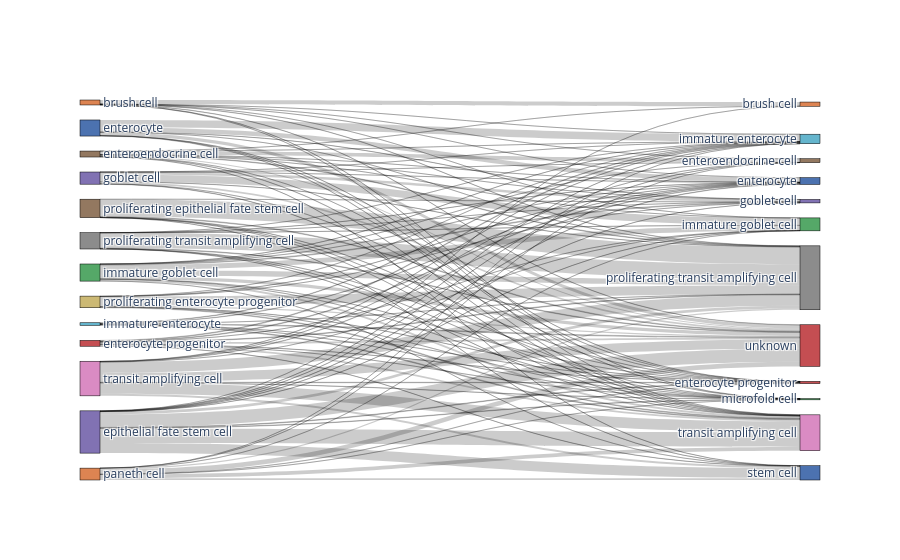
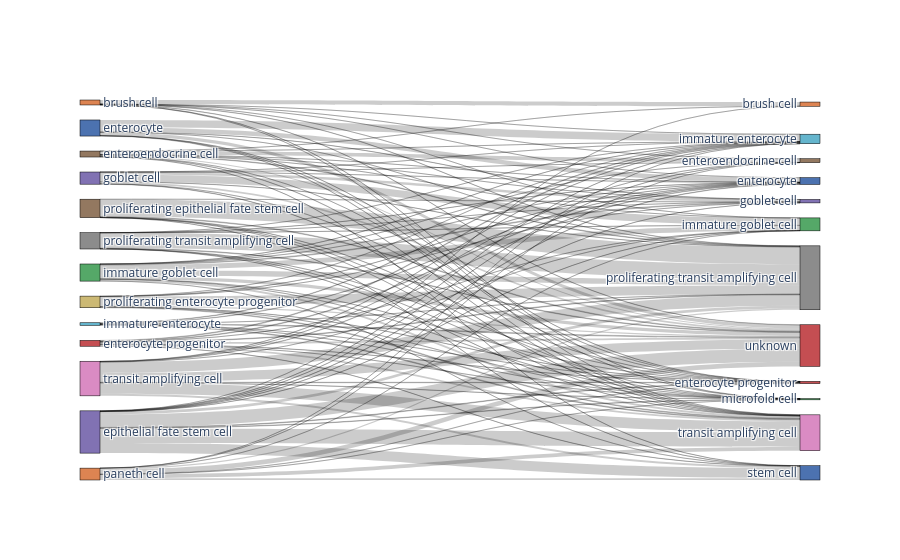

These figures' notebook cell, in order:
### Code cell
%matplotlib inline

bc.tl.report(
    adata_pred=adata_predicted,
    celltype=celltype_test, 
    method=method, 
    analysis_name=analysis_name,
    train_datasets = adata_trains,
    test_dataset = adata_orig,
    merge = merge,
    name_prediction='auto_annot', 
    name_report='auto_annot', 
    use_raw=use_raw,
    remove_nonshared=True, 
    clustering='leiden', 
    asymmetric_matrix=True, 
    delimiter='\t', 
    verbose=True
)

### Figure 1 — Plotly figure (JSON) as saved in the notebook; plotly's stock layout.template omitted (floating-point values rounded to 4 significant figures)
{"data": [{"link": {"source": [7, 7, 7, 7, 7, 7, 7, 7, 7, 2, 2, 2, 2, 2, 2, 2, 2, 1, 1, 1, 1, 1, 1, 1, 8, 8, 8, 8, 8, 8, 8, 8, 8, 8, 4, 4, 4, 4, 4, 4, 4, 4, 4, 4, 4, 0, 0, 0, 0, 0, 0, 0, 0, 0, 3, 3, 3, 3, 3, 3, 3, 3, 3, 3, 3, 3, 10, 10, 10, 10, 10, 10, 10, 6, 6, 6, 6, 6, 6, 6, 6, 6, 12, 12, 12, 12, 12, 12, 12, 12, 12, 9, 9, 9, 9, 9, 9, 9, 9, 11, 11, 11, 11, 11, 11, 11, 11, 11, 11, 11, 5, 5, 5, 5, 5, 5, 5, 5, 5], "target": [22, 18, 24, 21, 23, 19, 15, 20, 16, 18, 24, 21, 23, 17, 15, 20, 14, 22, 24, 21, 23, 17, 15, 20, 22, 18, 24, 21, 23, 19, 15, 20, 14, 16, 22, 18, 24, 21, 23, 19, 17, 15, 20, 14, 16, 18, 24, 21, 23, 19, 17, 15, 14, 16, 22, 18, 24, 21, 23, 19, 17, 15, 20, 14, 13, 16, 18, 24, 21, 23, 15, 20, 14, 18, 24, 21, 23, 19, 17, 15, 20, 14, 22, 18, 24, 21, 23, 19, 15, 20, 14, 18, 24, 21, 23, 17, 15, 20, 14, 22, 18, 24, 21, 23, 19, 17, 15, 14, 13, 16, 18, 24, 21, 23, 19, 20, 14, 13, 16], "value": [95, 1, 253, 64, 208, 9, 11, 5, 1, 409, 180, 3, 19, 8, 5, 4, 248, 5, 40, 942, 3, 1, 13, 2, 110, 14, 504, 595, 595, 5, 26, 12, 22, 3, 6, 3, 173, 306, 104, 277, 45, 7, 1, 9, 2, 2, 100, 9, 18, 403, 124, 4, 2, 1, 545, 8, 708, 149, 797, 5, 4, 33, 26, 19, 1, 8, 27, 44, 7, 44, 1, 1, 20, 2, 35, 837, 10, 1, 1, 1, 2, 1, 9, 40, 92, 34, 94, 1, 9, 4, 35, 11, 69, 487, 42, 4, 8, 5, 8, 8, 1, 55, 34, 18, 3, 1, 4, 4, 1, 196, 2, 15, 15, 3, 1, 4, 2, 227, 2]}, "node": {"color": ["#8172b3", "#937860", "#4c72b0", "#8172b3", "#55a868", "#dd8452", "#8c8c8c", "#dd8452", "#da8bc3", "#ccb974", "#64b5cd", "#937860", "#c44e52", "#dd8452", "#4c72b0", "#c44e52", "#937860", "#8172b3", "#64b5cd", "#55a868", "#55a868", "#8c8c8c", "#4c72b0", "#da8bc3", "#c44e52"], "label": ["goblet cell", "proliferating epithelial fate stem cell", "enterocyte", "epithelial fate stem cell", "immature goblet cell", "brush cell", "proliferating transit amplifying cell", "paneth cell", "transit amplifying cell", "proliferating enterocyte progenitor", "immature enterocyte", "enteroendocrine cell", "enterocyte progenitor", "brush cell", "enterocyte", "enterocyte progenitor", "enteroendocrine cell", "goblet cell", "immature enterocyte", "immature goblet cell", "microfold cell", "proliferating transit amplifying cell", "stem cell", "transit amplifying cell", "unknown"], "line": {"color": "black", "width": 0.5}, "pad": 15, "thickness": 20}, "type": "sankey"}], "layout": {}}

### Figure 2 — Plotly figure (JSON) as saved in the notebook; plotly's stock layout.template omitted (floating-point values rounded to 4 significant figures)
{"data": [{"link": {"source": [7, 7, 7, 7, 7, 7, 7, 7, 7, 2, 2, 2, 2, 2, 2, 2, 2, 1, 1, 1, 1, 1, 1, 1, 8, 8, 8, 8, 8, 8, 8, 8, 8, 8, 4, 4, 4, 4, 4, 4, 4, 4, 4, 4, 4, 0, 0, 0, 0, 0, 0, 0, 0, 0, 3, 3, 3, 3, 3, 3, 3, 3, 3, 3, 3, 3, 10, 10, 10, 10, 10, 10, 10, 6, 6, 6, 6, 6, 6, 6, 6, 6, 12, 12, 12, 12, 12, 12, 12, 12, 12, 9, 9, 9, 9, 9, 9, 9, 9, 11, 11, 11, 11, 11, 11, 11, 11, 11, 11, 11, 5, 5, 5, 5, 5, 5, 5, 5, 5], "target": [22, 18, 24, 21, 23, 19, 15, 20, 16, 18, 24, 21, 23, 17, 15, 20, 14, 22, 24, 21, 23, 17, 15, 20, 22, 18, 24, 21, 23, 19, 15, 20, 14, 16, 22, 18, 24, 21, 23, 19, 17, 15, 20, 14, 16, 18, 24, 21, 23, 19, 17, 15, 14, 16, 22, 18, 24, 21, 23, 19, 17, 15, 20, 14, 13, 16, 18, 24, 21, 23, 15, 20, 14, 18, 24, 21, 23, 19, 17, 15, 20, 14, 22, 18, 24, 21, 23, 19, 15, 20, 14, 18, 24, 21, 23, 17, 15, 20, 14, 22, 18, 24, 21, 23, 19, 17, 15, 14, 13, 16, 18, 24, 21, 23, 19, 20, 14, 13, 16], "value": [95, 1, 253, 64, 208, 9, 11, 5, 1, 409, 180, 3, 19, 8, 5, 4, 248, 5, 40, 942, 3, 1, 13, 2, 110, 14, 504, 595, 595, 5, 26, 12, 22, 3, 6, 3, 173, 306, 104, 277, 45, 7, 1, 9, 2, 2, 100, 9, 18, 403, 124, 4, 2, 1, 545, 8, 708, 149, 797, 5, 4, 33, 26, 19, 1, 8, 27, 44, 7, 44, 1, 1, 20, 2, 35, 837, 10, 1, 1, 1, 2, 1, 9, 40, 92, 34, 94, 1, 9, 4, 35, 11, 69, 487, 42, 4, 8, 5, 8, 8, 1, 55, 34, 18, 3, 1, 4, 4, 1, 196, 2, 15, 15, 3, 1, 4, 2, 227, 2]}, "node": {"color": ["#8172b3", "#937860", "#4c72b0", "#8172b3", "#55a868", "#dd8452", "#8c8c8c", "#dd8452", "#da8bc3", "#ccb974", "#64b5cd", "#937860", "#c44e52", "#dd8452", "#4c72b0", "#c44e52", "#937860", "#8172b3", "#64b5cd", "#55a868", "#55a868", "#8c8c8c", "#4c72b0", "#da8bc3", "#c44e52"], "label": ["goblet cell", "proliferating epithelial fate stem cell", "enterocyte", "epithelial fate stem cell", "immature goblet cell", "brush cell", "proliferating transit amplifying cell", "paneth cell", "transit amplifying cell", "proliferating enterocyte progenitor", "immature enterocyte", "enteroendocrine cell", "enterocyte progenitor", "brush cell", "enterocyte", "enterocyte progenitor", "enteroendocrine cell", "goblet cell", "immature enterocyte", "immature goblet cell", "microfold cell", "proliferating transit amplifying cell", "stem cell", "transit amplifying cell", "unknown"], "line": {"color": "black", "width": 0.5}, "pad": 15, "thickness": 20}, "type": "sankey"}], "layout": {}}
